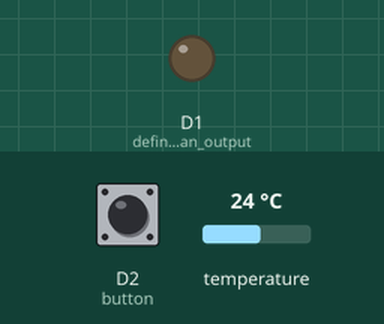
Recording of a sketch running on a simulated ESP8266 (NodeMCU). Parts: output pins drawn as LEDs (lit = HIGH). Inputs (shaded band) come from the test bench; at power-on: D2 (button) LOW, temperature 24 °C. WiFi joins after 1.5 s; servers stay silent unless stated; random numbers use the default seed unless the sketch sets one; no MQTT or app messages arrive unless stated; what the sketch prints to the serial monitor is not drawn.

Above: at 2.7 s.
2.8 s: D2 (button) pulled HIGH for 3.2 s
At 7.7 s:
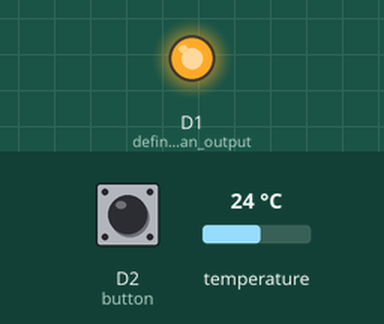
9.5 s: D2 (button) pulled HIGH for 0.15 s
At 11.0 s:
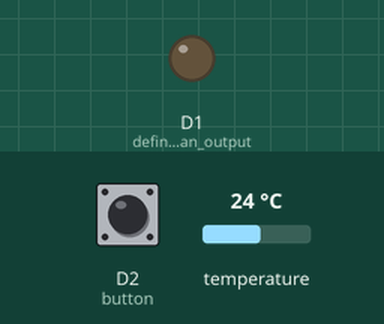
12.2 s: D2 (button) pulled HIGH for 1 s
At 14.3 s:
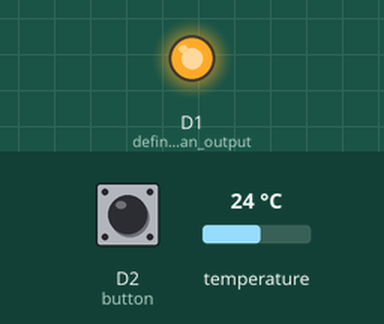
Timing chart, 0 to 15.8 s (numbered marks = the images above; inputs shaded):
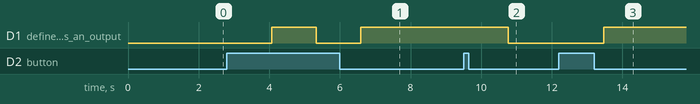

The sketch:

prise2.ino
```cpp
#include <PubSubClient.h>    // Import PubSubClient library to initialize MQTT protocol
#include <stdio.h>
#include <stdlib.h>
#include <OneWire.h>                        //Librairie du bus OneWire
#include <DallasTemperature.h>    //Librairie du capteur
#include <ArduinoJson.h>
#include <FS.h>          // this needs to be first, or it all crashes and burns...
#include <WiFiManager.h> // https://github.com/tzapu/WiFiManager

const int button = D2;    // GPIO 8 for the button
bool ledflag = false;     // LED status flag

const char* mqtt_server = "mqtt.louis.systems";
const char* topic = "prises";

#define ONE_WIRE_BUS D3                            // Pin de connexion de la DS18B20
float valTemp = 0.0;                                    // Variables contenant la valeur de température.
float valTemp_T;                                // Valeurs de relevé temporaires.
#define tempsPause 30                           // Nbre de secondes de pause (3600 = 1H00)
int idxDevice = 31;                             // Index du Device à actionner
OneWire oneWire(ONE_WIRE_BUS);                  // Initialisation du Bus One Wire
DallasTemperature sensors(&oneWire);            // Utilistion du bus Onewire pour les capteurs


WiFiClient espClient;
PubSubClient client(espClient);
unsigned long lastMsg = 0;
#define MSG_BUFFER_SIZE (150)
char msg[MSG_BUFFER_SIZE];
int value = 0;

void sendReply();
float getTemperatureC();

DynamicJsonDocument doc(1024);

void setup() {
    Serial.begin(115200);
    sensors.begin();                 // On initialise la bibliothèque Dallas
    WiFiManager wm;
    bool res;
    res = wm.autoConnect("Prise2","totototo"); // password protected ap
    if(!res) {
        Serial.println("Failed to connect");
        // ESP.restart();
    }
    else {
        //if you get here you have connected to the WiFi
        Serial.println("connected...yeey :)");
    }
    pinMode(button, INPUT);    // define button as an input
    pinMode(D1, OUTPUT);         // define LED as an output
    digitalWrite(D1, LOW);     // turn output off just in case
    client.setServer(mqtt_server, 1883);
    client.setCallback(callback);
}

float getTemperatureC() {
    sensors.requestTemperatures();
    return sensors.getTempCByIndex(0);
}

// Check for Message received on define topic for MQTT Broker
void callback(char* topic, byte* payload, unsigned int length) {
    Serial.print("Message arrived [");
    Serial.print(topic);
    Serial.println("] ");

    deserializeJson(doc, payload);

    const char* message_type = doc["message_type"];
    if (strcmp(message_type,"request") == 0 ) {
        if (doc["request_for"] == "prise2"){
            sendReply();
        }
    }

    if (strcmp(message_type,"set") == 0 ) {
        if (doc["prise"] == "prise2" || doc["prise"] == "all"){
            bool state = doc["state"];
            ledflag = state;
            Serial.println(state);
        }
    }
}

void reconnect() {
    // Loop until we're reconnected
    while (!client.connected()) {
        Serial.print("Attempting MQTT connection...");
        // Create a random client ID
        String clientId = "ESP8266Client-";
        clientId += String(random(0xffff), HEX);
        // Attempt to connect
        if (client.connect(clientId.c_str())) {
            Serial.println("connected");
            // Once connected, publish an announcement...
            //client.publish(topic, "CONNECTE");
            // ... and resubscribe
            client.subscribe(topic);
        } else {
            Serial.print("failed, rc=");
            Serial.print(client.state());
            Serial.println(" try again in 5 seconds");
            // Wait 5 seconds before retrying
            delay(5000);
        }
    }
}

void sendReply() {
    if (ledflag) {
        sprintf(msg, "{\"sender\": \"prise2\", \"message_type\": \"reply\", \"state\": true, \"temp\": \"%f\"}", getTemperatureC());
    } else {
        sprintf(msg, "{\"sender\": \"prise2\", \"message_type\": \"reply\", \"state\": false, \"temp\": \"%f\"}", getTemperatureC());
    }
    client.publish(topic, msg);
    //client.subscribe(topic);
}

void loop() {
    if (digitalRead(button) == HIGH) {    // if button is pressed
        ledflag = !ledflag;
        sendReply();
        delay(500);
    }

    if (ledflag) {
        digitalWrite(D1, HIGH);
    } else {
        digitalWrite(D1, LOW);
    }

    if (!client.connected()) {
        reconnect();
    }
    client.loop();
}
```

Measured:
- after the input at 2.8 s, D1 (define_LED_as_an_output): LOW → HIGH after 1.3 s, → LOW 1.3 s later, → HIGH 1.3 s later
- after the input at 9.5 s, D1 (define_LED_as_an_output): HIGH → LOW after 1.3 s
- after the input at 12.2 s, D1 (define_LED_as_an_output): LOW → HIGH after 1.3 s
